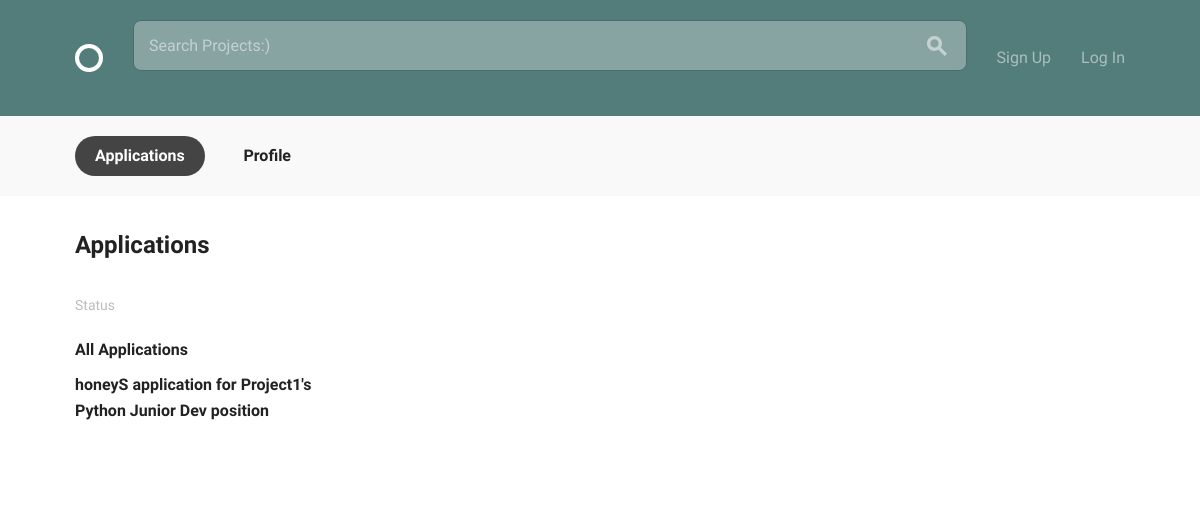
Page /projects/applications/all/ on the earlier database version.
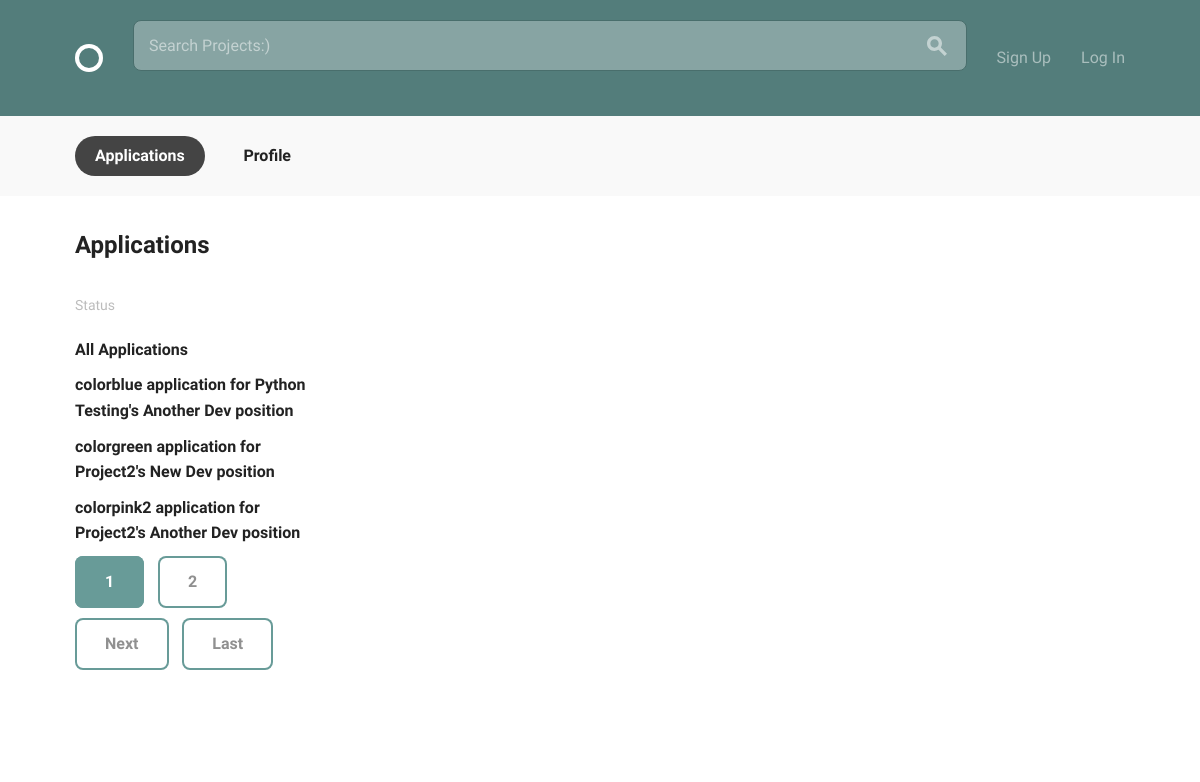
Same page on the later database version.
### projects/models.py (models this page shows, shortened)
class Application(models.Model):
    STATUS = (
        ('ACC', 'Accepted'),
        ('DEC', 'Declined'),
        ('AWA', 'Awaiting')
    )
    applicant = models.ForeignKey(
        settings.AUTH_USER_MODEL,
        on_delete=models.CASCADE,
        related_name='applicants'
    )
    project = models.ForeignKey(
        Project,
        on_delete=models.CASCADE,
        related_name='applied_project'
    )
    position = models.ForeignKey(
        Position,
        on_delete=models.CASCADE,
        related_name='applied_position'
    )
    status = models.CharField(
        choices=STATUS,
        max_length=3, default='ACC'
    )
    date_applied = models.DateTimeField(default=timezone.now)
    class Meta:
        ordering = ['-date_applied']
        unique_together = ('applicant', 'position', 'project')
    def __str__(self):
        return '{} application for {}\'s {} position'.format(self.applicant, self.project, self.position )

class Project(models.Model):
    title = models.CharField(max_length=100, unique=True)
    content = models.TextField()
    date_posted = models.DateTimeField(default=timezone.now)
    author = models.ForeignKey(
        settings.AUTH_USER_MODEL,
        on_delete=models.CASCADE,
    )
    position = models.ManyToManyField(
        'Position',
        blank=True,
        related_name='projects')
    project_status = models.BooleanField(default=False)
    def __str__(self):
        return self.title
    class Meta:
        ordering = ['-date_posted']

class Position(models.Model):
    title = models.CharField(max_length=100, unique=True)
    project = models.ForeignKey(
        Project,
        on_delete=models.CASCADE,
        related_name='positions'
        )
    content = models.TextField()
    date_posted = models.DateTimeField(default=timezone.now)
    position_status = models.BooleanField(default=False)
    skills = models.ManyToManyField(
        'accounts.Skill',
        blank=True)
    def __str__(self):
        return self.title
    class Meta:
        ordering = ['-date_posted']

### accounts/models.py (models this page shows, shortened)
class User(AbstractBaseUser, PermissionsMixin):
    email = models.EmailField(unique=True)
    username = models.CharField(max_length=40, unique=True)
    display_name = models.CharField(max_length=140)
    bio = models.CharField(max_length=140, blank=True, default='')
    date_joined = models.DateTimeField(auto_now_add=True)
    is_active = models.BooleanField(default=True)
    is_staff = models.BooleanField(default=False)
    avatar = models.ImageField(default='default.png', upload_to='profile_pics')
    skills = models.ManyToManyField('Skill')
    re_applications = models.ManyToManyField('projects.Application')
    objects = UserManager()
    USERNAME_FIELD = 'email'
    REQUIRED_FIELDS = ['display_name', 'username']
    def __str__(self):
        return self.username

### projects/views.py (the view)
# urls.py: path('applications/all/', ApplicationListView.as_view(), name='list_applications'),
class ApplicationListView(generic.ListView):
    model = Application
    template_name = 'all_applications.html'
    context_object_name = 'applications'
    ordering = ['-date_applied']
    paginate_by = 3

### projects/templates/all_applications.html (shortened to what this page needs)
{% extends 'layout.html' %}
{% block content %}
  <div class="circle--actions--bar">
    <nav class="bounds">
      <ul class="circle--pill--list">
        <li><a class="selected" href="applications.html">Applications</a></li>
        <li><a href="{% url 'accounts:profile' %}">Profile</a></li>
      </ul>
    </nav>
  </div>
  <div class="bounds circle--page">
    <div class="circle--page--header grid-100">
      <h2>Applications</h2>
    </div>
    <div class="grid-25">
      <div class="circle--filter circle--secondary--module">
        <h4>Status</h4>
        <ul class="circle--filter--list">
          <li><a class="selected">All Applications</a></li>
          {% for object in applications %}
          <li><a class="selected" >{{ object }}</a></li>
          {% endfor %}
          {% if is_paginated %}
          {% for num in page_obj.paginator.page_range %}
            {% if page_obj.number == num %}
              <a class="button button-primary" href="?page={{ num }}">{{ num }}</a>
            {% elif num > page_obj.number|add:"-3" and num < page_obj.number|add:"3" %}
              <a class="button icon-on-left" href="?page={{ num }}">{{ num }}</a>
            {% endif %}
          {% endfor %}
          {% if page_obj.has_next %}
            <a class="button icon-on-left" href="?page={{ page_obj.next_page_number }}">Next</a>
            <a class="button icon-on-left" href="?page={{ page_obj.paginator.num_pages }}">Last</a>
          {% endif %}
        {% endif %}
        </ul>
      </div>
  {% endblock %}

Differences in the rows shown:
no longer on this page (row edited): Application: applicant+project+position "honeyS application for Project1's Python Junior Dev position"
added Application: applicant+project+position "colorblue application for Python Testing's Another Dev position"
added Application: applicant+project+position "colorgreen application for Project2's New Dev position"
added Application: applicant+project+position "colorpink2 application for Project2's Another Dev position"
Other differences:
new list line: "1"
new list line: "2"
text now shown: "Next Last"
